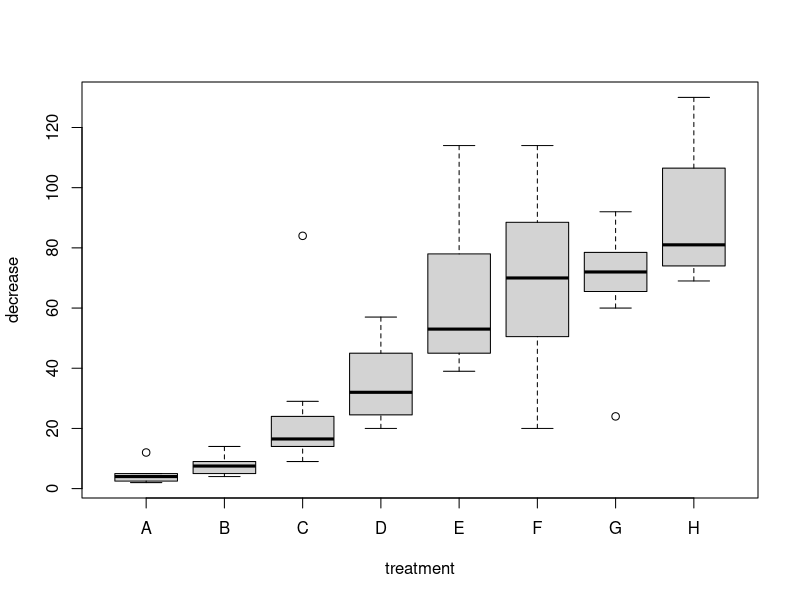

Recreate this plot in R.
data("OrchardSprays")

maxdec <- which.max(OrchardSprays$decrease)
best <- OrchardSprays[maxdec,]
print(best$treatment)

boxplot(decrease ~ treatment, data=OrchardSprays)